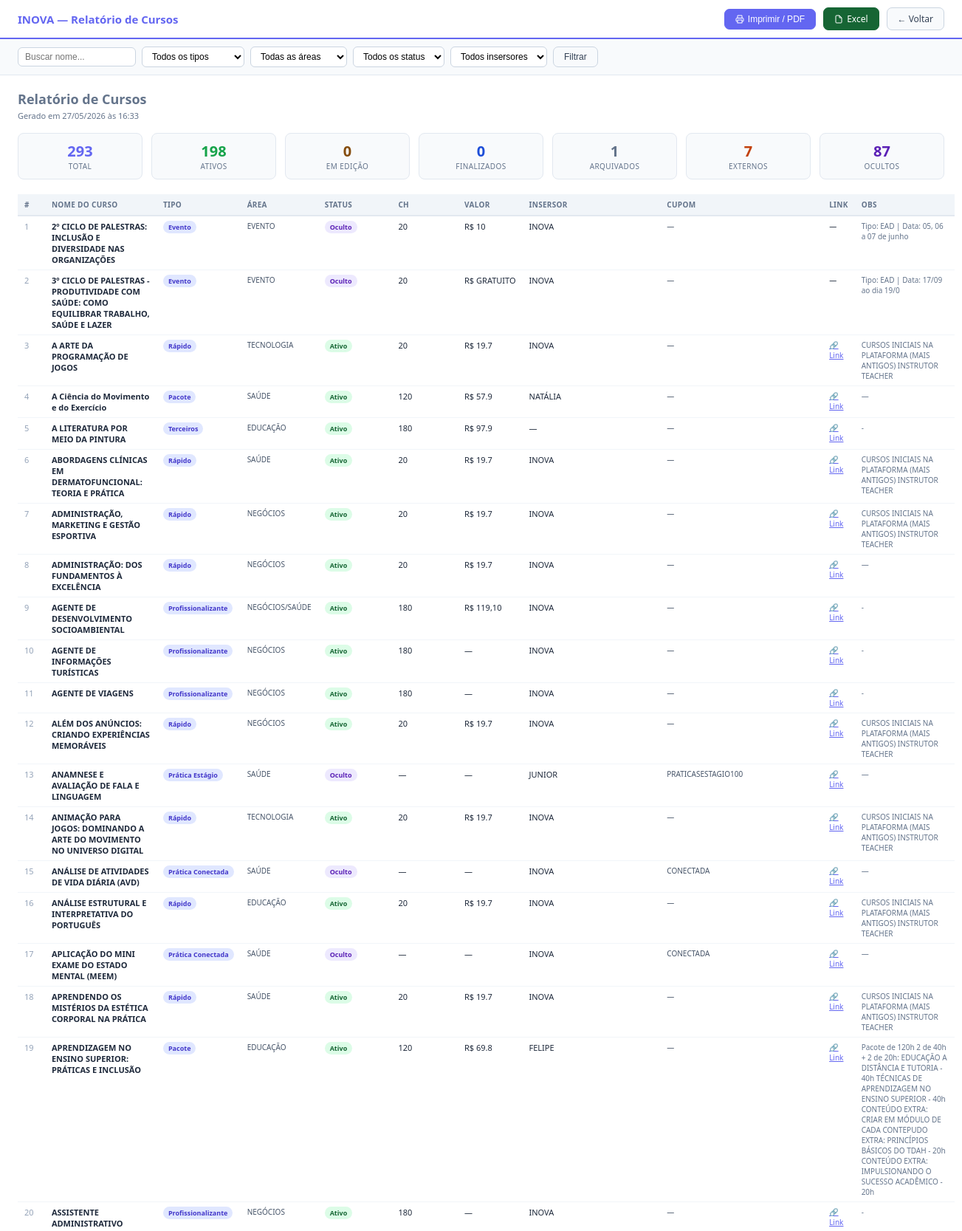
Page /cursos/relatorio (signed in, upper part) on the committed database.
### app.py (models this page shows)
class Course(db.Model):
    id            = db.Column(db.Integer, primary_key=True)
    nome          = db.Column(db.String(300), nullable=False)
    tipo          = db.Column(db.String(50))   # pos, profissionalizante, rapido, pacote, terceiros, evento, pratica, projeto
    area          = db.Column(db.String(100))
    horas         = db.Column(db.String(20))
    meses         = db.Column(db.String(20))
    valor         = db.Column(db.String(50))
    link_venda    = db.Column(db.Text)
    descricao     = db.Column(db.Text)
    link_imagem   = db.Column(db.Text)
    insersor      = db.Column(db.Text)  # pode ser comma-separated para múltiplos insersores
    obs           = db.Column(db.Text)
    status        = db.Column(db.String(30), default='ativo')  # ativo, descontinuado, em_edicao, oculto
    cupom         = db.Column(db.String(100))
    dono          = db.Column(db.Text)        # para cursos terceiros
    ano           = db.Column(db.String(10))  # ano de criação/edição do curso
    extra_data    = db.Column(db.Text)        # JSON com dados extras (matriz, disciplinas, etc.)
    created_at    = db.Column(db.DateTime, default=datetime.utcnow)
    updated_at    = db.Column(db.DateTime, default=datetime.utcnow, onupdate=datetime.utcnow)
    created_by    = db.Column(db.Integer, db.ForeignKey('user.id'))

### app.py (the view)
@app.route('/cursos/relatorio')
@login_required
def cursos_relatorio():
    tipo     = request.args.get('tipo','')
    area     = request.args.get('area','')
    status   = request.args.get('status','')
    busca    = request.args.get('q','')
    insersor = request.args.get('insersor','')
    lista = _build_cursos_query(tipo, area, status, busca, insersor)
    insersores = [u.username for u in User.query.order_by(User.username).all()]
    return render_template('cursos_relatorio.html', cursos=lista,
                           filtro_tipo=tipo, filtro_area=area, filtro_status=status,
                           filtro_insersor=insersor, busca=busca,
                           areas=AREAS_VALIDAS, insersores=insersores,
                           now=datetime.utcnow())

### app.py (called while the page is built, shortened)
def login_required(f):
    @wraps(f)
    def decorated(*args, **kwargs):
        if 'user_id' not in session:
            return redirect(url_for('login'))
        return f(*args, **kwargs)
    return decorated

@app.context_processor
def inject_now():
    return {'now': datetime.now}

def _build_cursos_query(tipo, area, status, busca, insersor):
    from sqlalchemy import or_ as sql_or, func as sql_func
    q = Course.query
    if tipo:     q = q.filter_by(tipo=tipo)
    if area:     q = q.filter_by(area=area)
    if status:   q = q.filter_by(status=status)
    if busca:    q = q.filter(Course.nome.ilike(f'%{busca}%'))
    return q.order_by(Course.nome).all()

    def can_manage_cupons(self):
        if self.role == 'admin': return True
        if self._p().get('block_cupons'): return False
        return self.role == 'editor' or self._p().get('cupons_gerenciar', False)

    def can_manage_reembolsos(self):
        if self.role == 'admin': return True
        if self._p().get('block_reembolsos'): return False
        return self.role == 'editor' or self._p().get('reembolsos_gerenciar', False)

    def can_view_historico(self):
        if self.role == 'admin': return True
        if self._p().get('block_historico'): return False
        return self.role == 'editor' or self._p().get('historico_ver', False)

### templates/cursos_relatorio.html (shortened to what this page needs)
{% set tipo_labels = {'pos':'Pós-Graduação','profissionalizante':'Profissionalizante','rapido':'Rápido','pacote':'Pacote','terceiros':'Terceiros','evento':'Evento','pratica_conectada':'Prática Conectada','pratica_estagio':'Prática Estágio','projeto_ambiental':'Proj. Ambiental','ggbr':'GGBR','integra_edu':'Integra Edu'} %}
<!DOCTYPE html>
<html lang="pt-BR">
<head>
</head>
<body>
<div class="toolbar">
  <h1>INOVA — Relatório de Cursos</h1>
  <button class="btn btn-primary" onclick="window.print()">
    <svg viewBox="0 0 24 24" style="width:12px;height:12px;fill:none;stroke:currentColor;stroke-width:2">
      <polyline points="6 9 6 2 18 2 18 9"/>
      <path d="M6 18H4a2 2 0 0 1-2-2v-5a2 2 0 0 1 2-2h16a2 2 0 0 1 2 2v5a2 2 0 0 1-2 2h-2"/>
      <rect x="6" y="14" width="12" height="8"/>
    </svg>
    Imprimir / PDF
  </button>
  <a href="{{ url_for('cursos_exportar_excel', tipo=filtro_tipo, area=filtro_area, status=filtro_status, q=busca, insersor=filtro_insersor) }}"
     class="btn" style="background:#166534;color:#fff;border-color:#166534">
    <svg viewBox="0 0 24 24" style="width:12px;height:12px;fill:none;stroke:currentColor;stroke-width:2">
      <path d="M14 2H6a2 2 0 0 0-2 2v16a2 2 0 0 0 2 2h12a2 2 0 0 0 2-2V8z"/>
      <polyline points="14 2 14 8 20 8"/>
    </svg>
    Excel
  </a>
  <a href="{{ url_for('cursos') }}" class="btn">← Voltar</a>
</div>
<div class="filters">
  <form method="GET" style="display:flex;gap:8px;align-items:center;flex-wrap:wrap">
    <input type="text" name="q" value="{{ busca }}" placeholder="Buscar nome..." style="width:160px">
    <select name="tipo" onchange="this.form.submit()">
      <option value="">Todos os tipos</option>
    </select>
    <select name="area" onchange="this.form.submit()">
      <option value="">Todas as áreas</option>
    </select>
    <select name="status" onchange="this.form.submit()">
      <option value="">Todos os status</option>
    </select>
    <select name="insersor" onchange="this.form.submit()">
      <option value="">Todos insersores</option>
    </select>
    <button type="submit" class="btn">Filtrar</button>
  </form>
</div>
<div class="content">
  <div class="report-meta">
    <div class="report-title">Relatório de Cursos</div>
    Gerado em {{ now.strftime('%d/%m/%Y às %H:%M') }}
  </div>
  {% set ns = namespace(ativos=0, edicao=0, finalizados=0, desc=0, ocultos=0, externos=0) %}
  {% for c in cursos %}
    {% if c.status == 'ativo' %}{% set ns.ativos = ns.ativos + 1 %}
    {% elif c.status == 'em_edicao' %}{% set ns.edicao = ns.edicao + 1 %}
    {% elif c.status == 'finalizado' %}{% set ns.finalizados = ns.finalizados + 1 %}
    {% elif c.status == 'descontinuado' %}{% set ns.desc = ns.desc + 1 %}
    {% elif c.status == 'oculto' %}{% set ns.ocultos = ns.ocultos + 1 %}
    {% elif c.status == 'externo' %}{% set ns.externos = ns.externos + 1 %}
    {% endif %}
  {% endfor %}
  <div class="summary">
    <div class="sc"><div class="sv">{{ cursos|length }}</div><div class="sl">Total</div></div>
    <div class="sc"><div class="sv" style="color:#16a34a">{{ ns.ativos }}</div><div class="sl">Ativos</div></div>
    <div class="sc"><div class="sv" style="color:#854d0e">{{ ns.edicao }}</div><div class="sl">Em Edição</div></div>
    <div class="sc"><div class="sv" style="color:#1d4ed8">{{ ns.finalizados }}</div><div class="sl">Finalizados</div></div>
    <div class="sc"><div class="sv" style="color:#64748b">{{ ns.desc }}</div><div class="sl">Arquivados</div></div>
    {% if ns.externos > 0 %}
    <div class="sc"><div class="sv" style="color:#c2410c">{{ ns.externos }}</div><div class="sl">Externos</div></div>
    {% endif %}
    <div class="sc"><div class="sv" style="color:#5b21b6">{{ ns.ocultos }}</div><div class="sl">Ocultos</div></div>
  </div>
  <table>
    <thead>
      <tr>
        <th>#</th>
        <th>Nome do Curso</th>
        <th>Tipo</th>
        <th>Área</th>
        <th>Status</th>
        <th>CH</th>
        <th>Valor</th>
        <th>Insersor</th>
        <th>Cupom</th>
        <th>Link</th>
        <th>Obs</th>
      </tr>
    </thead>
    <tbody>
      {% for c in cursos %}
      <tr>
        <td style="color:#94a3b8">{{ loop.index }}</td>
        <td style="font-weight:600;max-width:280px">{{ c.nome }}</td>
        <td><span class="badge">{{ tipo_labels.get(c.tipo, c.tipo) }}</span></td>
        <td style="font-size:10px;color:#475569">{{ c.area or '—' }}</td>
        <td><span class="badge badge-{{ c.status }}">{{ c.status|replace('_',' ')|title }}</span></td>
        <td style="white-space:nowrap">{{ c.horas or '—' }}</td>
        <td style="white-space:nowrap">{% if c.valor and c.valor not in ['-','','None'] %}R$ {{ c.valor }}{% else %}—{% endif %}</td>
        <td style="font-size:11px">{{ c.insersor or '—' }}</td>
        <td style="font-size:10px;color:#475569">{{ c.cupom or '—' }}</td>
        <td style="font-size:10px">
          {% if c.link_venda and c.link_venda.startswith('http') %}
          <a href="{{ c.link_venda }}" target="_blank" style="color:#6366f1">🔗 Link</a>
          {% else %}—{% endif %}
        </td>
        <td style="font-size:10px;color:#64748b;max-width:150px">{{ c.obs or '—' }}</td>
      </tr>
      {% else %}
      <tr><td colspan="11" style="text-align:center;color:#94a3b8;padding:30px">Nenhum curso encontrado.</td></tr>
      {% endfor %}
    </tbody>
  </table>
</div>
</body>
</html>

### templates/cursos_relatorio.html (style rules this page uses)
* { box-sizing: border-box; margin: 0; padding: 0; }
body { font-family: 'Segoe UI', Arial, sans-serif; font-size: 12px; color: #1e293b; background: #fff; }
.toolbar { position: sticky; top: 0; z-index: 100; background: #fff; border-bottom: 2px solid #6366f1; padding: 10px 24px; display: flex; align-items: center; gap: 10px; }
.toolbar h1 { font-size: 15px; font-weight: 700; flex: 1; color: #6366f1; }
.btn { padding: 6px 14px; border-radius: 7px; font-size: 12px; cursor: pointer; border: 1px solid #cbd5e1; background: #f8fafc; color: #334155; text-decoration: none; display: inline-flex; align-items: center; gap: 5px; }
.btn-primary { background: #6366f1; color: #fff; border-color: #6366f1; }
.filters { padding: 10px 24px; background: #f8fafc; border-bottom: 1px solid #e2e8f0; display: flex; gap: 10px; flex-wrap: wrap; align-items: center; }
select, input[type=text] { padding: 5px 9px; border: 1px solid #cbd5e1; border-radius: 6px; font-size: 12px; background: #fff; }
.content { padding: 20px 24px; }
.report-meta { font-size: 11px; color: #64748b; margin-bottom: 16px; }
.report-title { font-size: 18px; font-weight: 800; margin-bottom: 3px; }
.summary { display: flex; gap: 12px; margin-bottom: 20px; flex-wrap: wrap; }
.sc { background: #f8fafc; border: 1px solid #e2e8f0; border-radius: 8px; padding: 10px 14px; text-align: center; flex: 1; min-width: 100px; }
.sv { font-size: 20px; font-weight: 800; color: #6366f1; }
.sl { font-size: 10px; color: #64748b; text-transform: uppercase; letter-spacing: .4px; }
table { width: 100%; border-collapse: collapse; font-size: 11px; }
th { background: #f1f5f9; padding: 7px 9px; text-align: left; font-weight: 700; color: #64748b; border-bottom: 2px solid #e2e8f0; white-space: nowrap; font-size: 10px; text-transform: uppercase; letter-spacing: .3px; }
td { padding: 6px 9px; border-bottom: 1px solid #f1f5f9; vertical-align: top; }
.badge { font-size: 9px; font-weight: 700; padding: 2px 7px; border-radius: 10px; background: #e0e7ff; color: #4338ca; white-space: nowrap; display: inline-block; }
.badge-ativo { background: #dcfce7; color: #166534; }
.badge-oculto { background: #ede9fe; color: #5b21b6; }

### rows in the picture
Course: nome "2º CICLO DE PALESTRAS: INCLUSÃO E DIVERSIDADE NAS ORGANIZAÇÕES", get "Evento", area "EVENTO", status "Oculto", horas "20", valor "10", insersor "INOVA", cupom "—", obs "Tipo: EAD | Data: 05, 06 a 07 de junho"
Course: nome "3º CICLO DE PALESTRAS - PRODUTIVIDADE COM SAÚDE: COMO EQUILIBRAR TRABALHO, SAÚDE E LAZER", get "Evento", area "EVENTO", status "Oculto", horas "20", valor "GRATUITO", insersor "INOVA", cupom "—", obs "Tipo: EAD | Data: 17/09 ao dia 19/0"
Course: nome "A ARTE DA PROGRAMAÇÃO DE JOGOS", get "Rápido", area "TECNOLOGIA", status "Ativo", horas "20", valor "19.7", insersor "INOVA", cupom "—", obs "CURSOS INICIAIS NA PLATAFORMA (MAIS ANTIGOS) INSTRUTOR TEACHER"
Course: nome "A Ciência do Movimento e do Exercício", get "Pacote", area "SAÚDE", status "Ativo", horas "120", valor "57.9", insersor "NATÁLIA", cupom "—", obs "—"
Course: nome "A LITERATURA POR MEIO DA PINTURA", get "Terceiros", area "EDUCAÇÃO", status "Ativo", horas "180", valor "97.9", insersor "—", cupom "—", obs "-"
Course: nome "ABORDAGENS CLÍNICAS EM DERMATOFUNCIONAL: TEORIA E PRÁTICA", get "Rápido", area "SAÚDE", status "Ativo", horas "20", valor "19.7", insersor "INOVA", cupom "—", obs "CURSOS INICIAIS NA PLATAFORMA (MAIS ANTIGOS) INSTRUTOR TEACHER"
Course: nome "ADMINISTRAÇÃO, MARKETING E GESTÃO ESPORTIVA", get "Rápido", area "NEGÓCIOS", status "Ativo", horas "20", valor "19.7", insersor "INOVA", cupom "—", obs "CURSOS INICIAIS NA PLATAFORMA (MAIS ANTIGOS) INSTRUTOR TEACHER"
Course: nome "ADMINISTRAÇÃO: DOS FUNDAMENTOS À EXCELÊNCIA", get "Rápido", area "NEGÓCIOS", status "Ativo", horas "20", valor "19.7", insersor "INOVA", cupom "—", obs "—"
Course: nome "AGENTE DE DESENVOLVIMENTO SOCIOAMBIENTAL", get "Profissionalizante", area "NEGÓCIOS/SAÚDE", status "Ativo", horas "180", valor "119,10", insersor "INOVA", cupom "—", obs "-"
Course: nome "AGENTE DE INFORMAÇÕES TURÍSTICAS", get "Profissionalizante", area "NEGÓCIOS", status "Ativo", horas "180", insersor "INOVA", cupom "—", obs "-"
Course: nome "AGENTE DE VIAGENS", get "Profissionalizante", area "NEGÓCIOS", status "Ativo", horas "180", insersor "INOVA", cupom "—", obs "-"
Course: nome "ALÉM DOS ANÚNCIOS: CRIANDO EXPERIÊNCIAS MEMORÁVEIS", get "Rápido", area "NEGÓCIOS", status "Ativo", horas "20", valor "19.7", insersor "INOVA", cupom "—", obs "CURSOS INICIAIS NA PLATAFORMA (MAIS ANTIGOS) INSTRUTOR TEACHER"
Course: nome "ANAMNESE E AVALIAÇÃO DE FALA E LINGUAGEM", get "Prática Estágio", area "SAÚDE", status "Oculto", horas "—", insersor "JUNIOR", cupom "PRATICASESTAGIO100", obs "—"
Course: nome "ANIMAÇÃO PARA JOGOS: DOMINANDO A ARTE DO MOVIMENTO NO UNIVERSO DIGITAL", get "Rápido", area "TECNOLOGIA", status "Ativo", horas "20", valor "19.7", insersor "INOVA", cupom "—", obs "CURSOS INICIAIS NA PLATAFORMA (MAIS ANTIGOS) INSTRUTOR TEACHER"
Course: nome "ANÁLISE DE ATIVIDADES DE VIDA DIÁRIA (AVD)", get "Prática Conectada", area "SAÚDE", status "Oculto", horas "—", insersor "INOVA", cupom "CONECTADA", obs "—"
Course: nome "ANÁLISE ESTRUTURAL E INTERPRETATIVA DO PORTUGUÊS", get "Rápido", area "EDUCAÇÃO", status "Ativo", horas "20", valor "19.7", insersor "INOVA", cupom "—", obs "CURSOS INICIAIS NA PLATAFORMA (MAIS ANTIGOS) INSTRUTOR TEACHER"
Course: nome "APLICAÇÃO DO MINI EXAME DO ESTADO MENTAL (MEEM)", get "Prática Conectada", area "SAÚDE", status "Oculto", horas "—", insersor "INOVA", cupom "CONECTADA", obs "—"
Course: nome "APRENDENDO OS MISTÉRIOS DA ESTÉTICA CORPORAL NA PRÁTICA", get "Rápido", area "SAÚDE", status "Ativo", horas "20", valor "19.7", insersor "INOVA", cupom "—", obs "CURSOS INICIAIS NA PLATAFORMA (MAIS ANTIGOS) INSTRUTOR TEACHER"
Course: nome "APRENDIZAGEM NO ENSINO SUPERIOR: PRÁTICAS E INCLUSÃO", get "Pacote", area "EDUCAÇÃO", status "Ativo", horas "120", valor "69.8", insersor "FELIPE", cupom "—", obs "Pacote de 120h 2 de 40h + 2 de 20h: EDUCAÇÃO A DISTÂNCIA E TUTORIA - 40h TÉCNICAS DE APRENDIZAGEM NO ENSINO SUPERIOR - 40h CONTEÚDO EXTRA: CRIAR EM MÓDULO DE CADA CONTEPUDO EXTRA: PRINCÍPIOS BÁSICOS DO TDAH - 20h CONTEÚDO EXTRA: IMPULSIONANDO O SUCESSO ACADÊMICO - 20h"
Course: nome "ASSISTENTE ADMINISTRATIVO", get "Profissionalizante", area "NEGÓCIOS", status "Ativo", horas "180", insersor "INOVA", cupom "—", obs "-"

### other values in the picture
{{ now.strftime('%d/%m/%Y às %H:%M') }} "27/05/2026 às 16:33"
{{ cursos|length }} "293"
{{ ns.ativos }} "198"
{{ ns.edicao }} "0"
{{ ns.finalizados }} "0"
{{ ns.desc }} "1"
{{ ns.externos }} "7"
{{ ns.ocultos }} "87"
